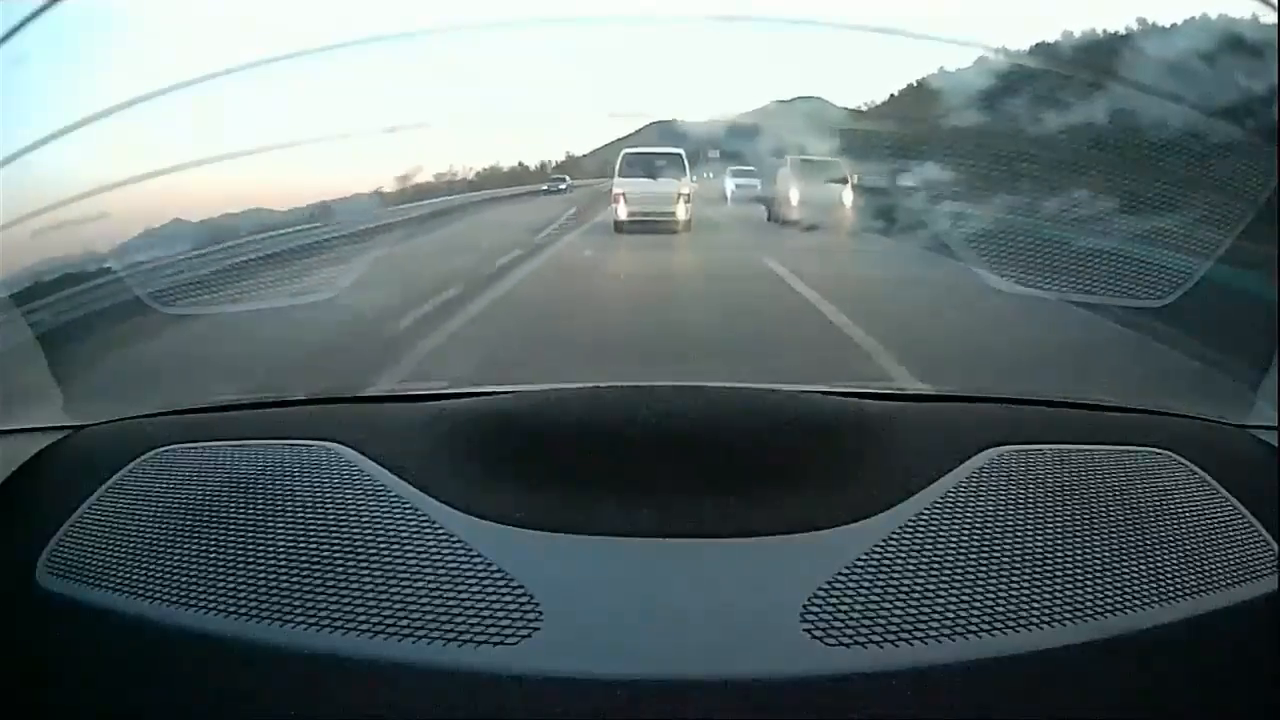
#> input picture frame 57 of rear_test_video.mp4, 1280 x 720 px, given in place of rear_lane_test2.mp4, which was not available
$ python lane_detection.py
#> lines starting #> are read from the running program, lines starting #| are printed output that depends on the picture; after the words box and inside, x2 and y2 are one past the last pixel; in counts of white or black regions, pixels touching at a corner belong together; pictures that were not available may be replaced by others from this repository, and a replacement may not be noted
# [80 lines of commented-out code are left out]

import cv2
import numpy as np
import time
import sys

src = cv2.VideoCapture("rear_lane_test2.mp4")
if src.isOpened() == False:
    print("동영상 안불러와짐")
    sys.exit()

# src.set(cv2.CAP_PROP_FRAME_WIDTH, 640)
# src.set(cv2.CAP_PROP_FRAME_HEIGHT, 640)
prev_time = time.time()

while True:
    ret, frame = src.read()
#> frame is the input picture: shape (720, 1280, 3); mean B, G, R 110, 108.3, 95.2
    if ret == False:
        print("동영상 출력 불가")
        break

    dst = cv2.resize(frame, (1280, 720))

    dst_height, dst_width = dst.shape[:2]
    # 사진에서 보여진 대로 관심 영역을 정의
    # 좌표는 이미지 크기와 관측된 위치에 따라 조정되어야 함
    polygons = np.array([
        [(int(0.05 * dst_width), dst_height),
         (int(0.05 * dst_width), int(0.4 * dst_height)),
         (int(0.95 * dst_width), int(0.4 * dst_height)),
         (int(0.95 * dst_width), dst_height)]
    ])
    mask = np.zeros_like(dst)
    cv2.fillPoly(mask, polygons, 255)
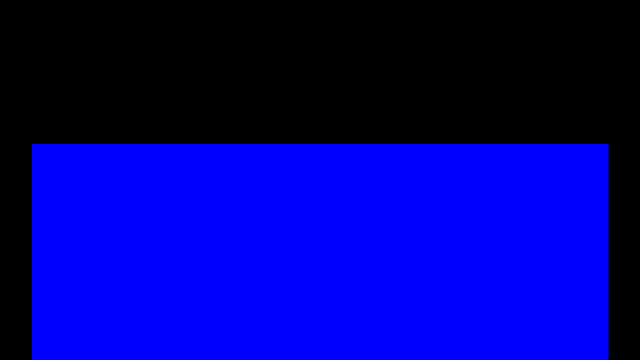
#> mask: shape (720, 1280, 3) (shown at 1/2 size); mean of channels 0, 1, 2 137.8, 0, 0; drawn as B, G, R
    ROI = cv2.bitwise_and(dst, mask)
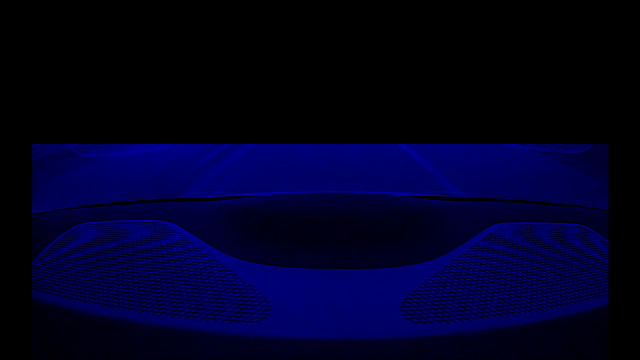
#> ROI: shape (720, 1280, 3) (shown at 1/2 size); mean B, G, R 37.3, 0, 0

    # BGR -> HSV로 색상 변환
    HSV = cv2.cvtColor(ROI, cv2.COLOR_BGR2HSV)
#> HSV: shape (720, 1280, 3); mean H, S, V 64.8, 137.6, 37.3

    # 하얀색 차선범위 설정
    lower_white = np.array([0, 0, 150])
    upper_white = np.array([180, 255, 255])
    white_mask = cv2.inRange(HSV, lower_white, upper_white)
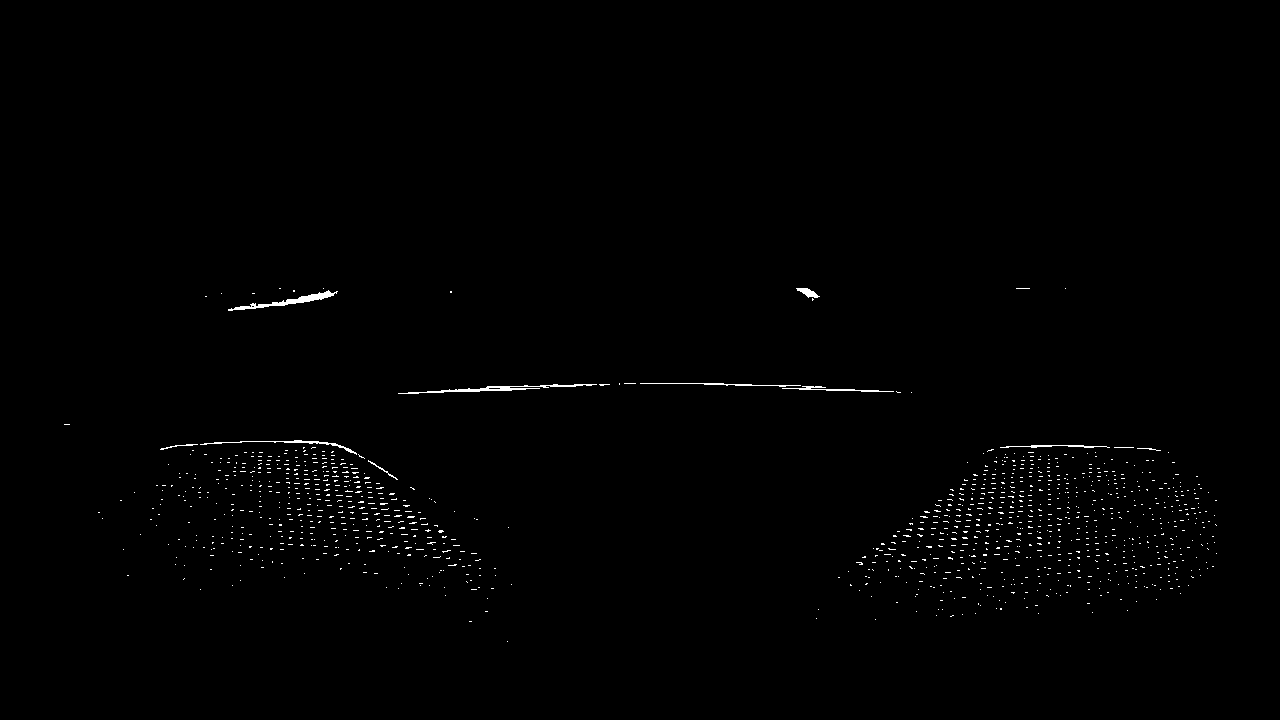
#> white_mask: shape (720, 1280); 0.62% white in thin lines or dots, all inside (x1, y1, x2, y2) = (64, 288, 1217, 642)

    # 노란색 차선범위 설정
    lower_yellow = np.array([20, 100, 100])
    upper_yellow = np.array([30, 255, 255])
    yellow_mask = cv2.inRange(HSV, lower_yellow, upper_yellow)
#> yellow_mask: shape (720, 1280); every value is 0

    # 노란색 흰색 마스크 결합
    combined_mask = cv2.bitwise_or(white_mask, yellow_mask)

    result = cv2.bitwise_and(ROI, ROI, mask=combined_mask)

    # 필터링 and 에지검출
    bilateral_filter = cv2.bilateralFilter(result, 5, 100, 100)
    canny = cv2.Canny(bilateral_filter, 50, 100)
#> canny: shape (720, 1280); 1.2% white in thin lines or dots, all inside (x1, y1, x2, y2) = (64, 287, 1218, 623)

    lineResult = cv2.cvtColor(canny, cv2.COLOR_GRAY2BGR)
    lines = cv2.HoughLinesP(canny, 1, np.pi / 180, 30, minLineLength = 30, maxLineGap = 5)
#> lines = 27 rows, first 6: [705, 385, 736, 385], [751, 384, 800, 384], [504, 385, 551, 386], [841, 391, 900, 393], [304, 453, 334, 454], [322, 472, 358, 471]
    for line in lines:
        x1, y1, x2, y2 = line[0]
        cv2.line(lineResult, (x1, y1), (x2, y2), (0, 0, 255), 2, cv2.LINE_AA)
        if x2 - x1 == 0 or abs(float(y2 - y1) / float(x2 - x1)) < 0.7:
            continue

        # ROI 내의 좌표를 전체 이미지(dst)의 좌표로 변환
        start_point = (x1 + int(dst.shape[1] / 4) - 10, y1 + int(dst.shape[0] / 2) + 40)
        end_point = (x2 + int(dst.shape[1] / 4) - 10, y2 + int(dst.shape[0] / 2) + 40)
        cv2.line(dst, start_point, end_point, (0, 0, 255), 2, cv2.LINE_AA)
#> this loop made 27 passes
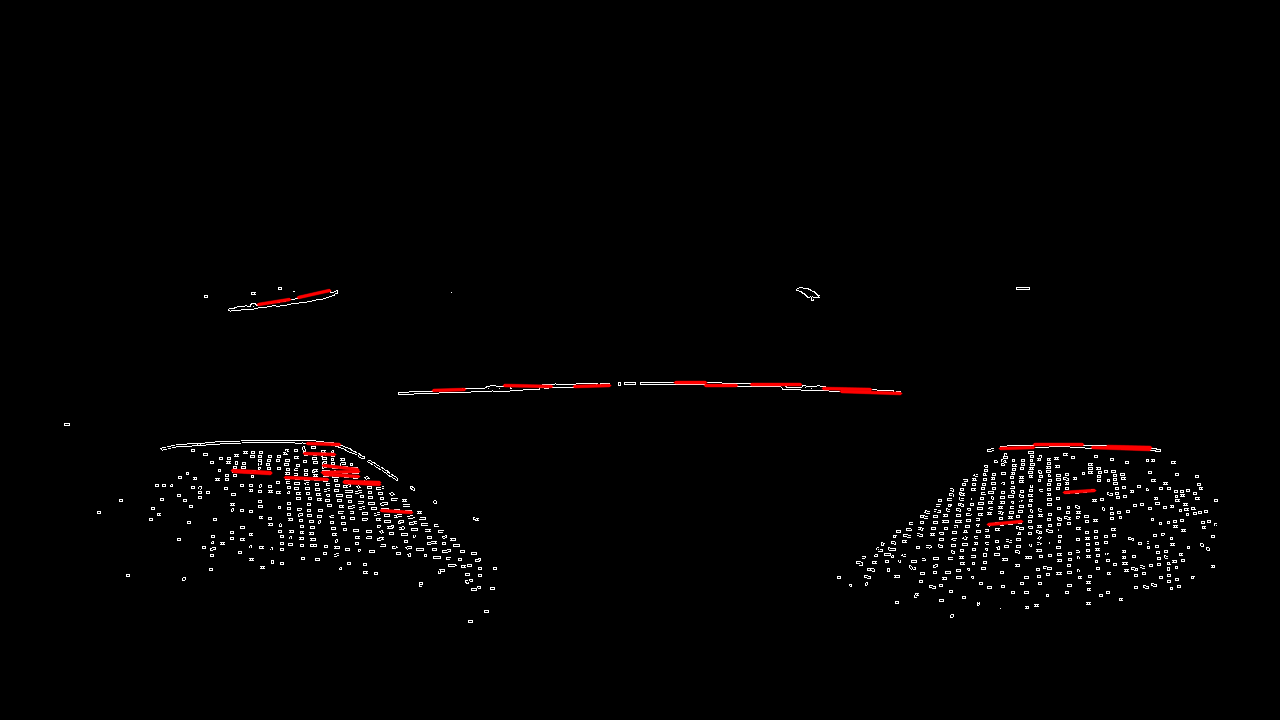
#> lineResult: shape (720, 1280, 3); mean B, G, R 2.7, 2.7, 3.7

    if cv2.waitKey(33) == 27:
#> (key Esc is pressed here)
        break

    current_time = time.time()  # 현재 시간을 가져옴
    fps = 1 / (current_time - prev_time)  # FPS 계산
    prev_time = current_time  # 현재 시간을 이전 시간으로 설정
    cv2.putText(dst, f'FPS: {fps:.2f}', (10, 30), cv2.FONT_HERSHEY_SIMPLEX, 1, (0, 0, 255), 2, cv2.LINE_AA)  # 화면에 FPS 표시

    # 원본
    cv2.imshow("dst", dst)

    cv2.imshow("result", result)
    cv2.imshow("bilateral_filter", bilateral_filter)
    cv2.imshow("canny", canny)
    cv2.imshow("line_result", lineResult)

src.release()
cv2.destroyAllWindows()

$ run again, starting later in the video
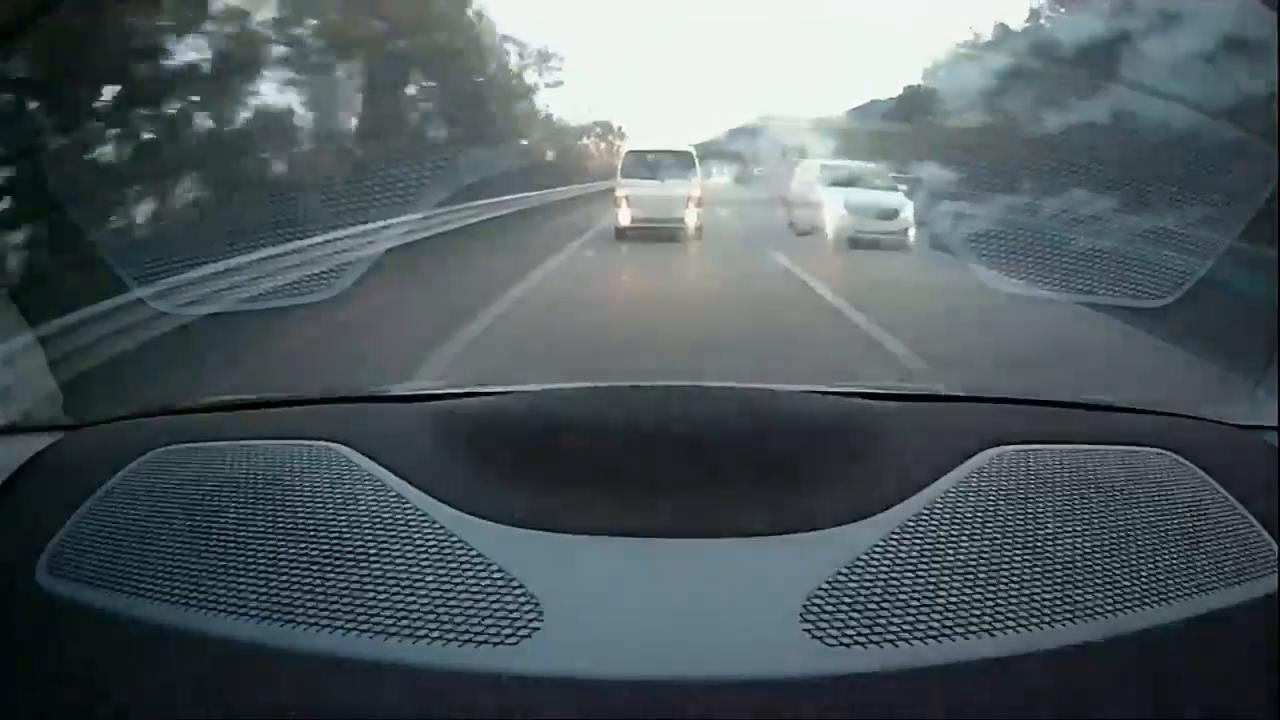
#> input picture frame 257 of rear_test_video.mp4, 1280 x 720 px, given in place of rear_lane_test2.mp4, which was not available
#> frame is the input picture: shape (720, 1280, 3); mean B, G, R 95.3, 91.4, 80.3
#> HSV: shape (720, 1280, 3); mean H, S, V 64.8, 137.7, 42.5
#> `white_mask = cv2.inRange(HSV, lower_white, upper_white)`:
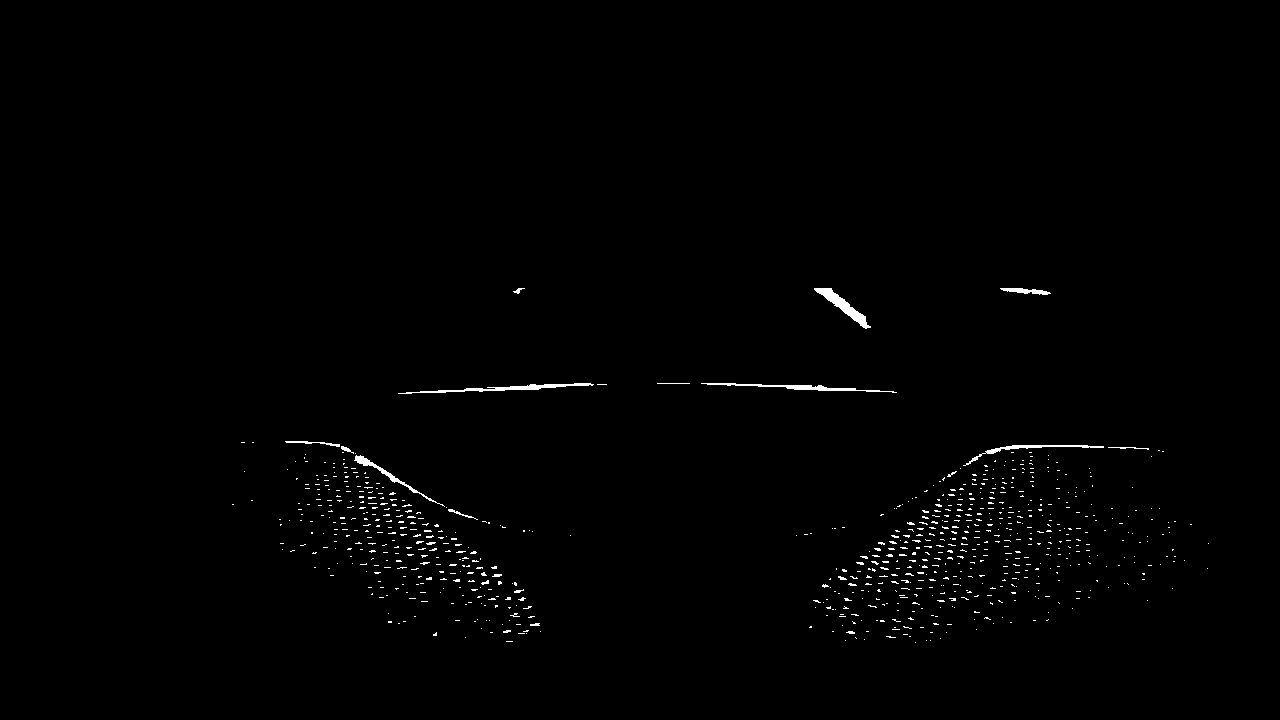
#> white_mask: shape (720, 1280); 0.76% white in thin lines or dots, all inside (x1, y1, x2, y2) = (232, 288, 1209, 643)
#> yellow_mask: shape (720, 1280); every value is 0
#> canny: shape (720, 1280); 1% white in thin lines or dots, all inside (x1, y1, x2, y2) = (231, 287, 1193, 643)
#> lines = 22 rows, first 6: [411, 393, 458, 392], [826, 391, 896, 392], [495, 387, 529, 385], [788, 385, 821, 385], [916, 547, 967, 543], [757, 384, 787, 384]
#> the loop `for line in lines:` made 22 passes
#> after the loop `for line in lines:`:
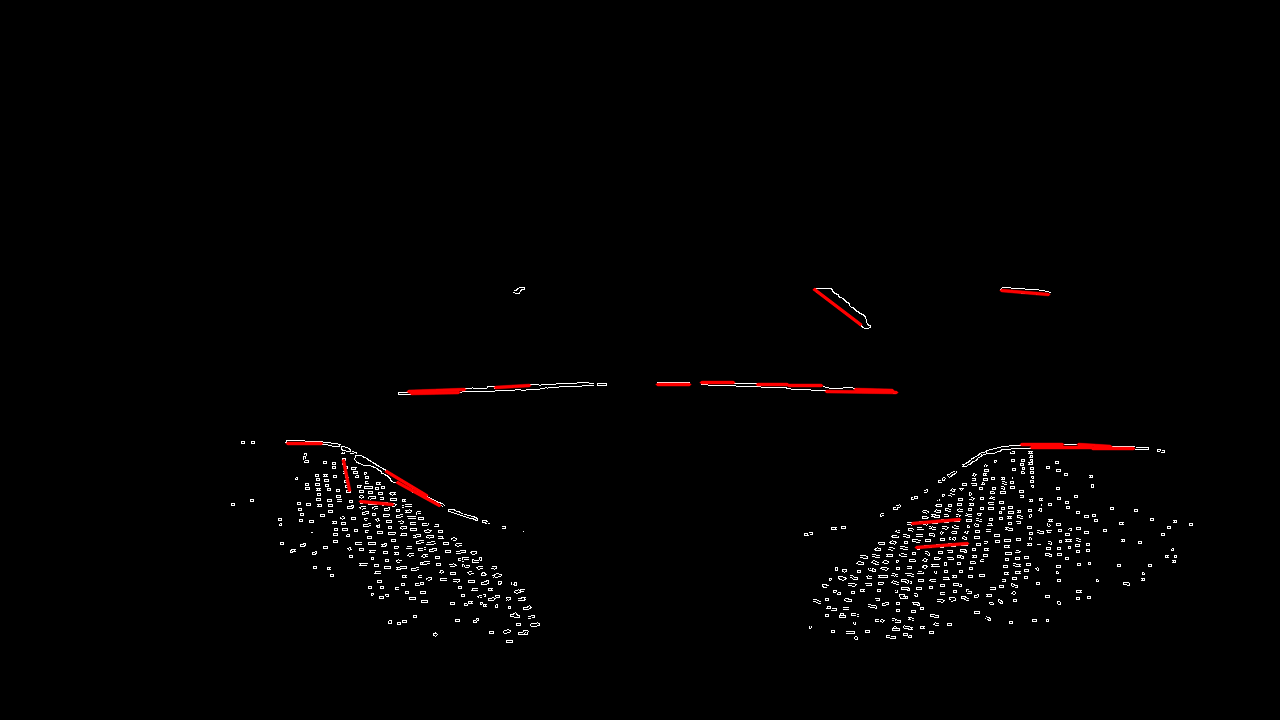
#> lineResult: shape (720, 1280, 3); mean B, G, R 2.3, 2.3, 3.2

$ run again, starting later in the video
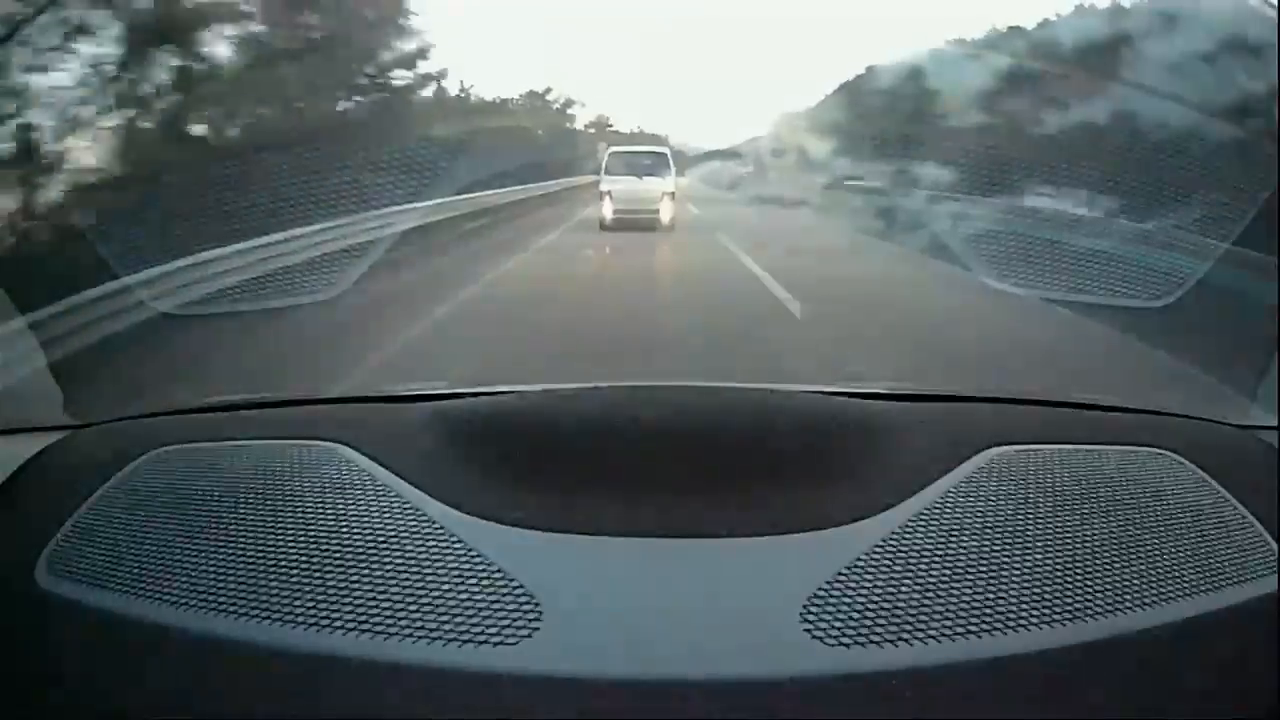
#> input picture frame 458 of rear_test_video.mp4, 1280 x 720 px, given in place of rear_lane_test2.mp4, which was not available
#> frame is the input picture: shape (720, 1280, 3); mean B, G, R 99.1, 96.7, 86.1
#> HSV: shape (720, 1280, 3); mean H, S, V 64.8, 137.7, 43.3
#> `white_mask = cv2.inRange(HSV, lower_white, upper_white)`:
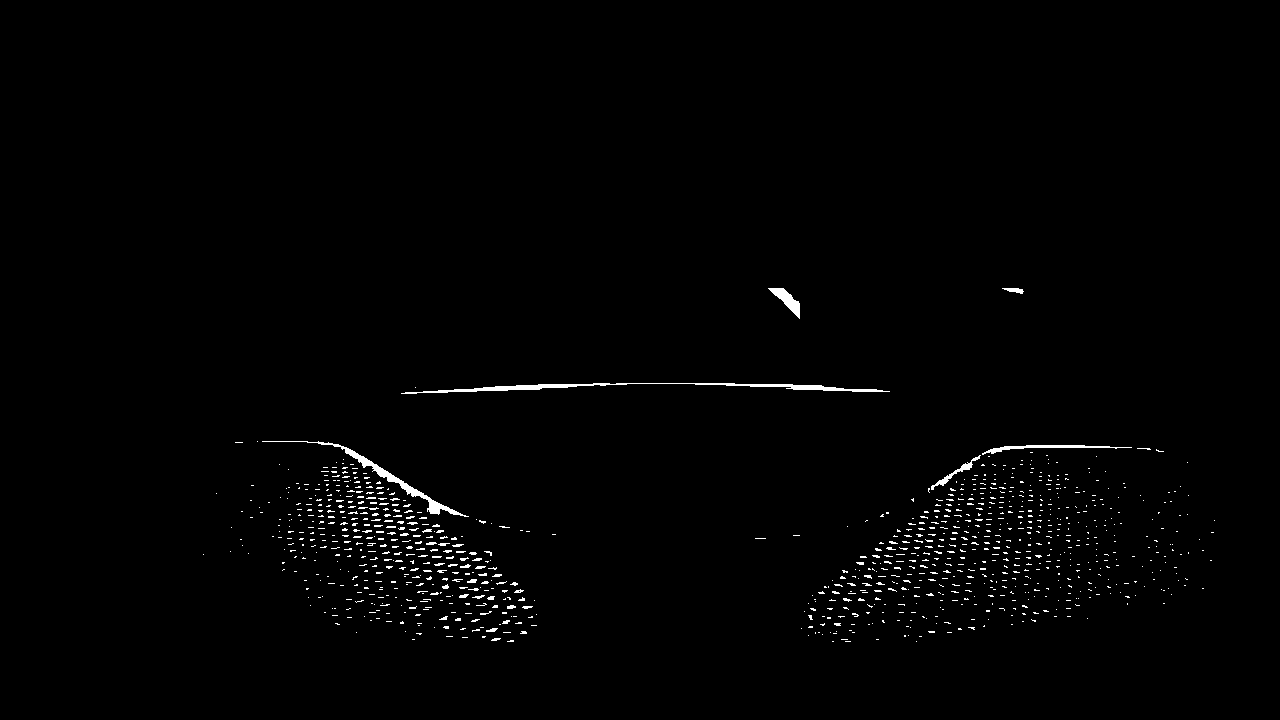
#> white_mask: shape (720, 1280); 1.1% white in thin lines or dots, all inside (x1, y1, x2, y2) = (203, 288, 1215, 642)
#> yellow_mask: shape (720, 1280); every value is 0
#> canny: shape (720, 1280); 1.3% white in thin lines or dots, all inside (x1, y1, x2, y2) = (235, 287, 1215, 643)
#> lines = 27 rows, first 6: [811, 390, 848, 391], [554, 387, 610, 385], [625, 384, 659, 384], [342, 517, 392, 520], [725, 383, 789, 383], [874, 557, 904, 555]
#> the loop `for line in lines:` made 27 passes
#> after the loop `for line in lines:`:
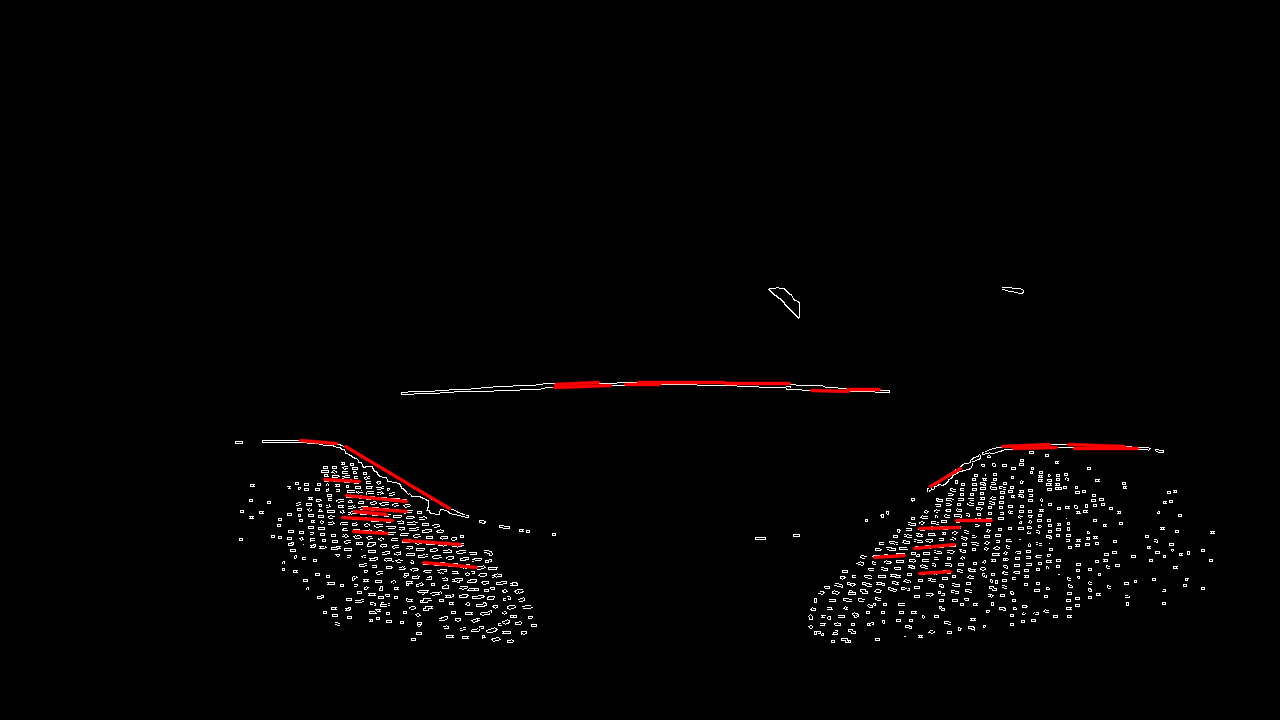
#> lineResult: shape (720, 1280, 3); mean B, G, R 3, 3, 4.2
